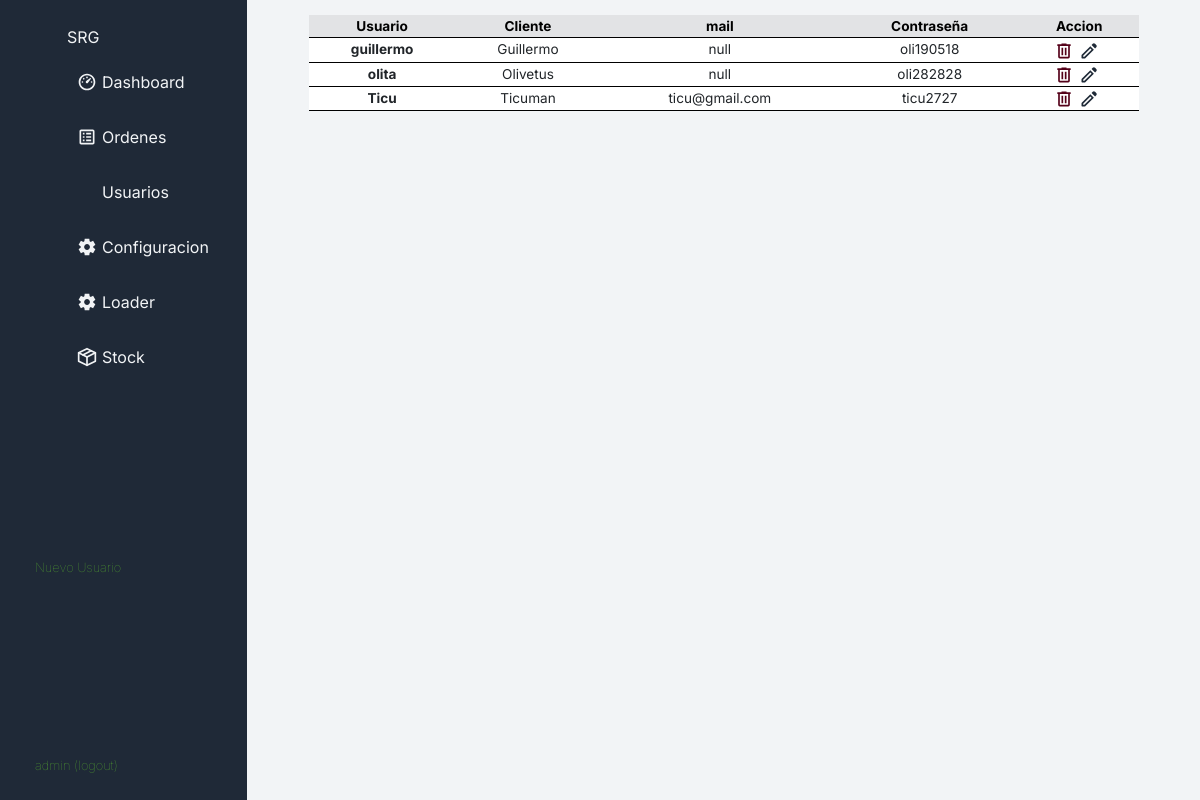
/Cuentas/usuarios (signed in), run on the app's committed database.
### Cuentas/models.py (models this page shows)
class Perfiles (models.Model):
    user = models.OneToOneField(User, null=True, on_delete = models.CASCADE)
    usuario = models.CharField(max_length=30)
    nombre = models.CharField(max_length=60)
    mail = models.EmailField()
    clave = models.CharField(max_length=20)

### Cuentas/views.py (the view)
# urls.py: path('usuarios', views.usuarios, name='usuarios'),
def usuarios (request):
    usuarios = Perfiles.objects.all().order_by('nombre')
    return render (request, 'usuarios.html', {'usuarios':usuarios})

### Ordenes/templates/usuarios.html
{% extends 'base_principal.html' %}
{% load static %}
{% block bloque-main %}
<div class="cont-config-edit">
    <table class="table table-hover tabla-personalizada">
      <thead class="redondeada">
        <tr class=" table table-secondary">
          <th scope="col">Usuario</th>
          <th scope="col">Cliente</th>
          <th scope="col">mail</th>
          <th scope="col">Contraseña</th>
          <th scope="col">Accion</th>
        </tr>
      </thead>
      <tbody>
        {% for n in usuarios %}
        <tr>
          <th scope="row">{{n.usuario}}</th>
          <td>{{n.nombre}}</td>
          <td>{{n.mail}}</td>
          <td>{{n.clave}}</td>
          <td><a href="{% url 'del_item_alarma_producto' n.id %}"><img class="side-menu-icon bordeaux" src="{% static 'Ordenes/img/trash.svg' %}"
            alt="imagen"></a><a href="{% url 'edit_item_alarma_producto' n.id %}"><img class="side-menu-icon oscuro" src="{% static 'Ordenes/img/edit.svg' %}"
              alt="imagen"></a></td>
        </tr>
        {% endfor %}
      </tbody>
    </table>
</div>
{% endblock %}

### Ordenes/templates/base_principal.html (shortened to what this page needs)
<!DOCTYPE html>
<html lang="en">
{% load static %}
<head>
    <link href="https://cdn.jsdelivr.net/npm/bootstrap@5.2.3/dist/css/bootstrap.min.css" rel="stylesheet"
>
    <link rel="stylesheet" href="{% static 'Ordenes/css/style.css' %}">
</head>
<body>
    <main>
        <aside>
            <div class="cont-main-side">
                <ul>
                    <li><a href="#"><span class="cont-menu"><img src="" alt=""></span><span>SRG</span></a></li>
                    <li class="nav-men"><a class="cont-menu" href="#"><span class="span1"><img class="side-menu-icon"
                                    src="{% static 'Ordenes/img/dashboard.svg' %}"
                                    alt=""></span><span>Dashboard</span></a></li>
                    <li class="nav-men"><a class="cont-menu" href="#"><span class="span1"><img class="side-menu-icon"
                                    src="{% static 'Ordenes/img/ordenes.svg' %}" alt=""></span><span>Ordenes</span></a>
                    </li>
                    <li class="nav-men"><a class="cont-menu" href="{% url 'usuarios' %}"><span>Usuarios</span></a></li>
                    <li class="nav-men"><a class="cont-menu" href="{% url 'config_main' %}"><span class="span1"><img
                                    class="side-menu-icon" src="{% static 'Ordenes/img/settings.svg' %}"
                                    alt=""></span><span>Configuracion</span></a></li>
                    <li class="nav-men"><a class="cont-menu" href="{% url 'cargar' %}"><span class="span1"><img
                                    class="side-menu-icon" src="{% static 'Ordenes/img/settings.svg' %}"
                                    alt=""></span><span>Loader</span></a></li>
                    <li class="nav-men"><a class="cont-menu" href="#"><span class="span1"><img class="side-menu-icon"
                                    src="{% static 'Ordenes/img/stock.svg' %}" alt=""></span><span>Stock</span></a></li>
                </ul>
            </div>
            <a class="cerrarSesion" href="{% url 'Register' %}">Nuevo Usuario</a>
            <a class="cerrarSesion" href="{% url 'Logout' %}">{{user.username}} (logout)</a>
        </aside>
        <section class="contPrincipal" id="contPrincipal">
            {% block bloque-main %}
            {% endblock %}
        </section>
    </main>
</body>
</html>

### Ordenes/static/ordenes/css/style.css (style rules this page uses)
* { margin: 0; padding: 0; list-style: none; text-decoration: none; font-family: 'Inter', sans-serif; text-decoration: none !important; }
a { color: #f2f4f6; }
aside { display: flex; flex-direction: column; justify-content: space-between; width: 250px; height: 100vh; background: #1f2937; padding: 25px 10px 10px 35px; position: sticky; top: 0; }
body { background: #f2f4f6; }
.contPrincipal { display: flex; justify-content: center; box-sizing: border-box; width: calc(100vw - 250px); margin: 15px; }
li { margin-bottom: 10px; }
.side-menu-icon { margin-right: 5px; width: 20px; filter: invert(100%) sepia(17%) saturate(675%) hue-rotate(174deg) brightness(99%) contrast(94%); }
.cont-menu { display: flex; align-items: center; }
.cerrarSesion { font-size: 0.8rem; font-weight: lighter; margin-bottom: 15px; color: #56ab2f; }
main { display: flex; }
.nav-men { display: flex; align-items: center; box-sizing: border-box; padding: 10px; height: 45px; width: 170px; border-radius: 5px; }
table { box-sizing: border-box; padding: 15px; }
table, th, td { text-align: center; border-collapse: collapse; border-bottom: 1px solid black; }
th, td { margin-bottom: 5px; }
td, th { font-size: 0.85rem; }
.span1 { display: flex; align-items: center; }
.cont-config-edit { width: calc(90vw - 250px); display: flex; flex-direction: column; align-items: center; }
.tabla-personalizada { width: calc(90vw - 250px); background-color: white; }
td, th { padding: 1px !important; }
.redondeada { border-radius: 10px !important; }
.oscuro { filter: invert(11%) sepia(26%) saturate(854%) hue-rotate(174deg) brightness(101%) contrast(89%); }
.bordeaux { filter: invert(8%) sepia(45%) saturate(7500%) hue-rotate(333deg) brightness(70%) contrast(104%); }

### data on the page
Perfiles: usuario "guillermo", nombre "Guillermo", mail "null", clave "oli190518"
Perfiles: usuario "olita", nombre "Olivetus", mail "null", clave "oli282828"
Perfiles: usuario "Ticu", nombre "Ticuman", mail "ticu@gmail.com", clave "ticu2727"

### other printed values
{{ user.username }} "admin"
